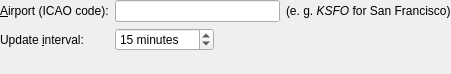
<?xml version="1.0" encoding="UTF-8"?>
<ui version="4.0">
 <class>MetarPluginSettingsPaneClass</class>
 <widget class="QWidget" name="MetarPluginSettingsPaneClass">
  <property name="geometry">
   <rect>
    <x>0</x>
    <y>0</y>
    <width>451</width>
    <height>74</height>
   </rect>
  </property>
  <property name="windowTitle">
   <string>MetarPluginSettingsPane</string>
  </property>
  <layout class="QGridLayout" name="gridLayout">
   <property name="margin">
    <number>0</number>
   </property>
   <item row="1" column="0" colspan="2">
    <widget class="QLabel" name="nameLabel">
     <property name="text">
      <string>&amp;Airport (ICAO code):</string>
     </property>
     <property name="buddy">
      <cstring>airportInput</cstring>
     </property>
    </widget>
   </item>
   <item row="3" column="0" colspan="2">
    <widget class="QLabel" name="label">
     <property name="text">
      <string>Update &amp;interval:</string>
     </property>
     <property name="buddy">
      <cstring>refreshIntervalInput</cstring>
     </property>
    </widget>
   </item>
   <item row="3" column="2">
    <layout class="QHBoxLayout" name="horizontalLayout">
     <item>
      <widget class="QSpinBox" name="refreshIntervalInput">
       <property name="toolTip">
        <string>&lt;html&gt;Time between updates of the METAR report&lt;/html&gt;</string>
       </property>
       <property name="suffix">
        <string extracomment="With a space at the beginning"> minutes</string>
       </property>
       <property name="minimum">
        <number>1</number>
       </property>
       <property name="maximum">
        <number>1440</number>
       </property>
       <property name="value">
        <number>15</number>
       </property>
      </widget>
     </item>
     <item>
      <spacer name="horizontalSpacer">
       <property name="orientation">
        <enum>Qt::Horizontal</enum>
       </property>
       <property name="sizeHint" stdset="0">
        <size>
         <width>40</width>
         <height>20</height>
        </size>
       </property>
      </spacer>
     </item>
    </layout>
   </item>
   <item row="4" column="0">
    <spacer name="verticalSpacer">
     <property name="orientation">
      <enum>Qt::Vertical</enum>
     </property>
     <property name="sizeHint" stdset="0">
      <size>
       <width>20</width>
       <height>4</height>
      </size>
     </property>
    </spacer>
   </item>
   <item row="1" column="2">
    <layout class="QHBoxLayout" name="horizontalLayout_2">
     <item>
      <widget class="QLineEdit" name="airportInput">
       <property name="toolTip">
        <string>&lt;html&gt;The ICAO code of the airport of which to display the METAR reports&lt;/html&gt;</string>
       </property>
      </widget>
     </item>
     <item>
      <widget class="QLabel" name="label_2">
       <property name="text">
        <string>&lt;html&gt;(e. g. &lt;i&gt;KSFO&lt;/i&gt; for San Francisco)&lt;/html&gt;</string>
       </property>
      </widget>
     </item>
    </layout>
   </item>
  </layout>
 </widget>
 <layoutdefault spacing="6" margin="11"/>
 <tabstops>
  <tabstop>airportInput</tabstop>
  <tabstop>refreshIntervalInput</tabstop>
 </tabstops>
 <resources/>
 <connections/>
</ui>
